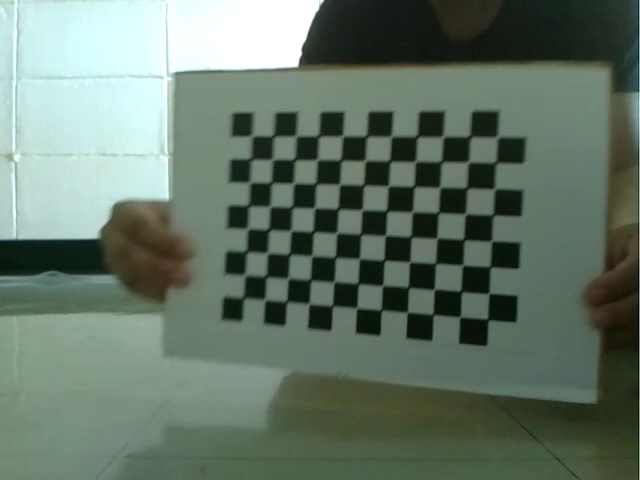
#> input picture Labs/Data/Lab03/checkerboard/images/frame100.jpg, 640 x 480 px; its folder holds only this picture in this run
$ python main.py
#> lines starting #> are read from the running program, lines starting #| are printed output that depends on the picture; after the words box and inside, x2 and y2 are one past the last pixel; in counts of white or black regions, pixels touching at a corner belong together; long printed decimals are rounded
import glob
import cv2 as cv
import numpy as np


# Define the dimensions of checkerboard
CHECKERBOARD = (8, 11)
criteria = (cv.TERM_CRITERIA_EPS + cv.TERM_CRITERIA_MAX_ITER, 30, 0.001)

# Create vector to store vectors of 3D points for each checkerboard image
obj_points = []
# Create vector to store vectors of 2D points for each checkerboard image
img_points = []

# Define the world coordinates for 3D points
obj_point = np.zeros((1, CHECKERBOARD[0] * CHECKERBOARD[1], 3), dtype=np.float32)
obj_point[0, :, :2] = np.mgrid[0:CHECKERBOARD[0], 0:CHECKERBOARD[1]].T.reshape(-1, 2)
prev_img_shape = None

# Extracting path of individual image stored in a given directory
images = glob.glob("../../../Data/Lab03/checkerboard/images/*.jpg")
img = None
gray = None
for f_name in images:

    img = cv.imread(f_name)
#> img is the input picture: shape (480, 640, 3); mean B, G, R 104.1, 117.9, 101
    gray = cv.cvtColor(img, cv.COLOR_BGR2GRAY)
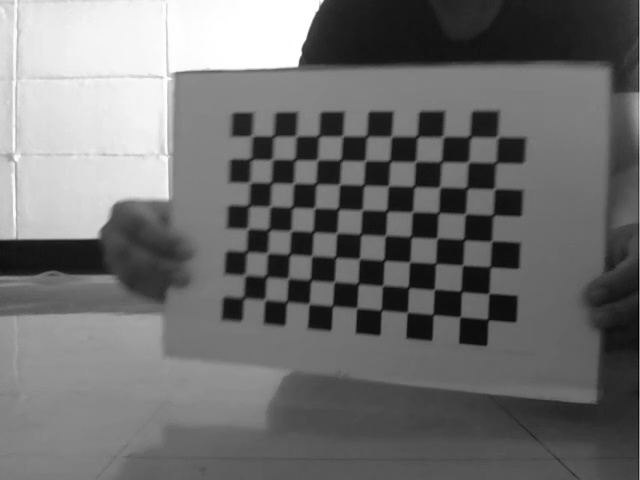
#> gray: shape (480, 640); min 1, max 255, mean 111.3

    # Find the chessboard corners
    # If desired number of corners are found in the image then ret = true
    ret, corners = cv.findChessboardCorners(gray, CHECKERBOARD, cv.CALIB_CB_ADAPTIVE_THRESH + cv.CALIB_CB_FAST_CHECK
                                            + cv.CALIB_CB_NORMALIZE_IMAGE)
#> ret = True; corners = 88 rows, first 8: [243.5, 297.5], [246.6, 275.4], [248.2, 252.5], [248, 228.5], [250.3, 204.7], [250.5, 182], [251, 159], [249.2, 136.1]
    """
        If desired number of corner are detected, refine the pixel coordinates and display them
        on the images of checkerboard
    """
    if ret:
        obj_points.append(obj_point)

        # Refining pixel coordinates for given 2D points.
        corners2 = cv.cornerSubPix(gray, corners, (11, 11), (-1, -1), criteria)
#> corners2 = 88 rows, first 8: [243.5, 297.7], [244.9, 275], [246.5, 251.6], [247.5, 228.6], [248.6, 205.7], [249.8, 182.4], [250.8, 159.1], [252, 135.9]

        img_points.append(corners2)

        # Draw and display the corners
        img = cv.drawChessboardCorners(img, CHECKERBOARD, corners2, ret)
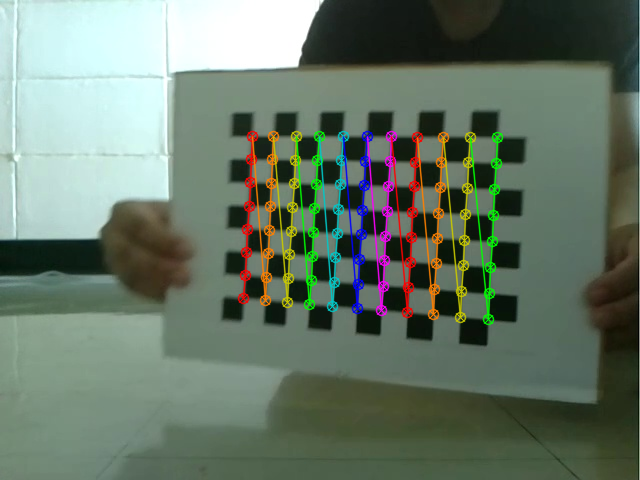
#> img: shape (480, 640, 3); 5.62% of pixels changed, all inside (x1, y1, x2, y2) = (237, 130, 504, 326)
    cv.imshow('img', img)
    cv.waitKey(0)

cv.destroyAllWindows()

h, w = img.shape[:2]
#> h = 480; w = 640
"""
    Performing camera calibration by passing the value of known 3D points (obj_points) and
    corresponding pixel coordinates of the detected corners (img_points)
"""
ret, mtx, dist, r_vectors, t_vectors = cv.calibrateCamera(obj_points, img_points, gray.shape[::-1], None, None)
#> ret = 0.294; mtx = [[385.5, 0, 305.1], [0, 398, 243], [0, 0, 1]]; dist = [[0.0321, -0.167, 0.00254, 0.0255, 0.136]]; r_vectors = ([-0.121, 0.12, -1.51],); t_vectors = ([-2.77, 2.37, 17.11],)

print("Camera matrix: \n")
print(mtx)
#| [[385.508   0.         305.075 ]
#|  [  0.         397.968 242.998]
#|  [  0.           0.           1.        ]]
print("Distortion Coefficient: \n")
print(dist)
#| [[ 0.03212 -0.1675  0.002536    0.02546   0.1359]]
print("Rotation vectors: \n")
print(r_vectors)
#| (array([[-0.1213],
#|        [ 0.1201],
#|        [-1.513 ]]),)
print("Translation vectors: \n")
print(t_vectors)
#| (array([[-2.770],
#|        [ 2.369 ],
#|        [17.107]]),)

# Show images of undistorted
for f_name in images:
    img = cv.imread(f_name)
    res = cv.undistort(img, mtx, dist)
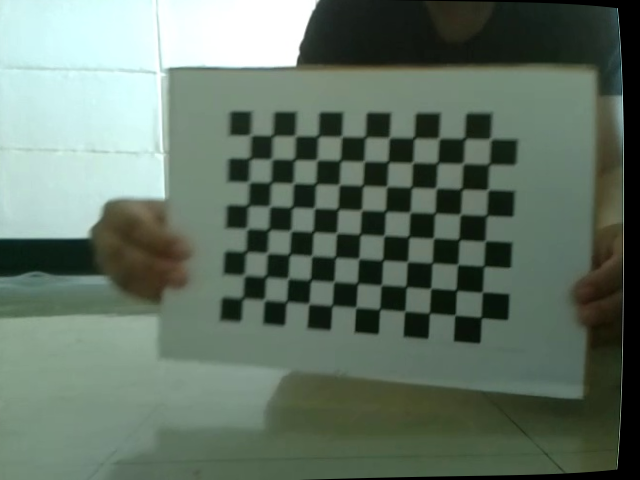
#> res: shape (480, 640, 3); mean B, G, R 101.5, 114.7, 98.4
    cv.imshow('img', img)
    cv.imshow('res', res)
    cv.waitKey(0)

# Use ROI obtained above to crop the result
print("Undistorted using ROI")
for f_name in images:
    print(f_name)

    img = cv.imread(f_name)

    h, w = img.shape[:2]
    new_camera_mtx, roi = cv.getOptimalNewCameraMatrix(mtx, dist, (w, h), 1, (w, h))
#> new_camera_mtx = [[379, 0, 326.3], [0, 380.3, 244.5], [0, 0, 1]]; roi = (7, 20, 626, 440)
    res = cv.undistort(img, mtx, dist)

    # crop the image
    x, y, w, h = roi
#> x = 7; y = 20; w = 626; h = 440
    res = res[y:y+h, x:x+w]
#> res: shape (440, 626, 3)

    cv.imshow('img', img)
    cv.imshow('res', res)
    cv.waitKey(0)


# Find a mapping function from the distorted image to undistorted image.
# Then use the remap function.
print("Find mapping from distorted to undistorted image.\nThen use the remap function.")
for f_name in images:
    print(f_name)

    img = cv.imread(f_name)
    h, w = img.shape[:2]
#> h = 480; w = 640
    new_camera_mtx, roi = cv.getOptimalNewCameraMatrix(mtx, dist, (w, h), 1, (w, h))

    map_x, map_y = cv.initUndistortRectifyMap(mtx, dist, None, new_camera_mtx, (w, h), 5)
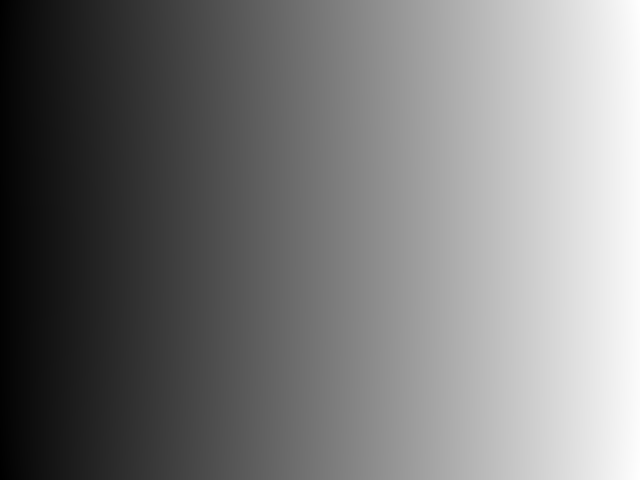
#> map_x: shape (480, 640) float32; min -7.99, max 650.3, mean 306.5; drawn with min black and max white
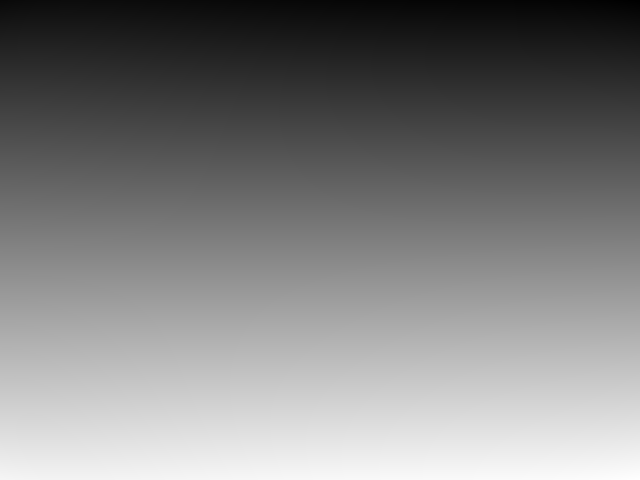
#> map_y: shape (480, 640) float32; min -24.9, max 502.4, mean 238.4; drawn with min black and max white
    res = cv.remap(img, map_x, map_y, cv.INTER_LINEAR)
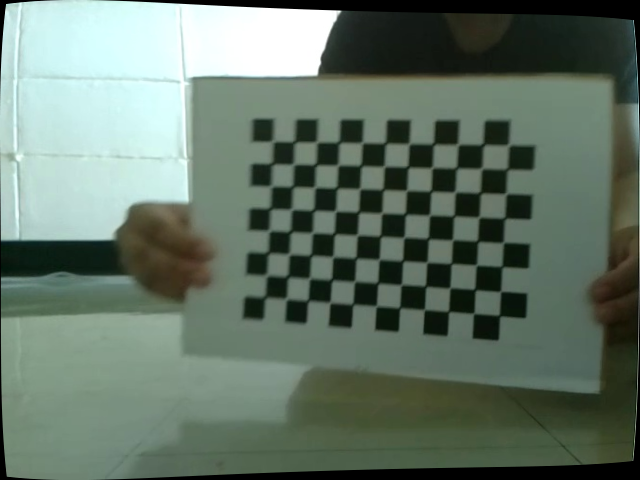
#> res: shape (480, 640, 3); mean B, G, R 104, 117, 100.3

    # Crop the image
    x, y, w, h = roi
#> w = 626; h = 440
    res = res[y:y+h, x:x+w]
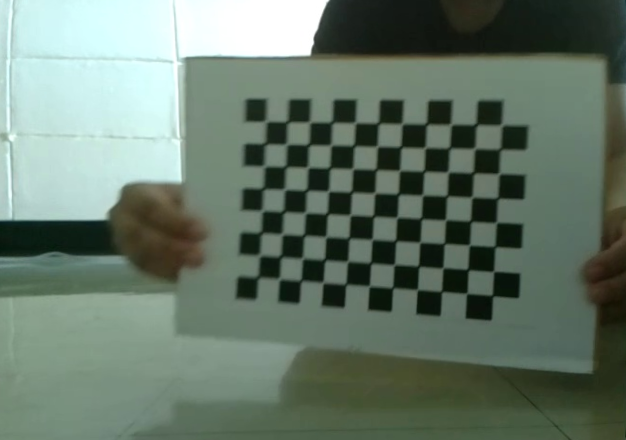
#> res: shape (440, 626, 3); mean B, G, R 106.6, 120.3, 103

    cv.imshow('img', img)
    cv.imshow('res', res)
    cv.waitKey(0)

mean_error = 0
for i in range(len(obj_points)):
    img_points2, _ = cv.projectPoints(obj_points[i], r_vectors[i], t_vectors[i], mtx, dist)
    error = cv.norm(img_points[i], img_points2, cv.NORM_L2) / len(img_points2)
    mean_error += error
#> this loop made 1 pass
#> (error, mean_error) on pass 1: (0.0314, 0.0314)
#> after the loop, mean_error = 0.0314
print(f"Total error: {mean_error / len(obj_points)}")
#| Total error: 0.03139

$ run again, on Labs/Data/Lab03/checkerboard/images/frame135.jpg
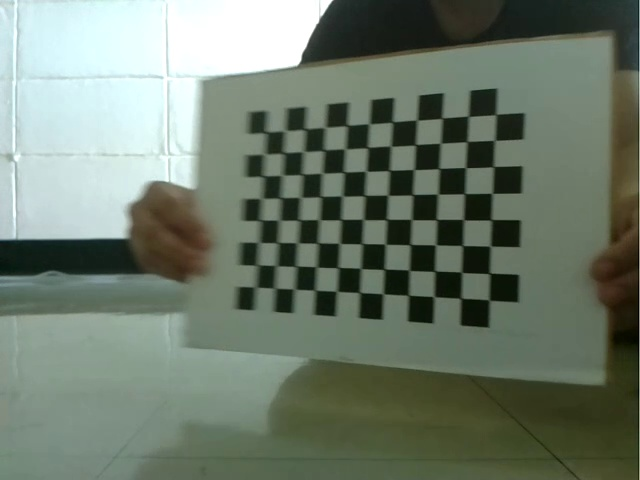
#> input picture Labs/Data/Lab03/checkerboard/images/frame135.jpg, 640 x 480 px
#> img is the input picture: shape (480, 640, 3); mean B, G, R 108.8, 123.1, 110.5
#> `ret, corners = cv.findChessboardCorners(gray, CHECKERBOARD, cv.CALIB_C..`: ret = True; corners = 88 rows, first 8: [255, 286.5], [257.5, 265], [259, 242], [260, 220.5], [262, 198.5], [262.5, 177], [264, 153.5], [265.5, 132]
#> corners2 = 88 rows, first 8: [255.7, 287.1], [257.3, 265.1], [258.7, 242.4], [260.2, 220.3], [261.7, 198.5], [263, 176.1], [264.5, 154.1], [265.7, 132.4]
#> `img = cv.drawChessboardCorners(img, CHECKERBOARD, corners2, ret)`:
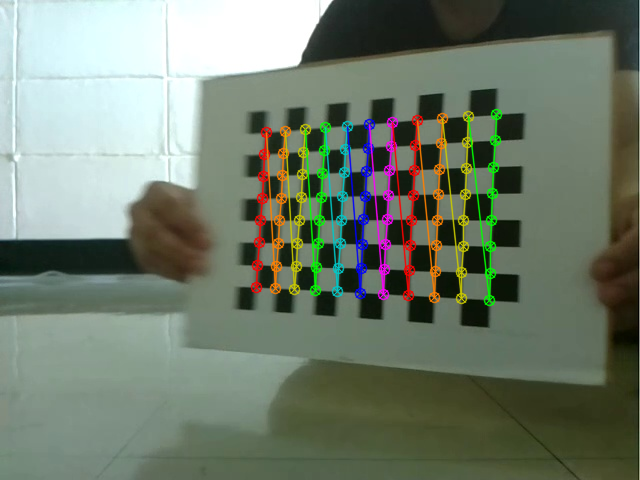
#> img: shape (480, 640, 3); 5.54% of pixels changed, all inside (x1, y1, x2, y2) = (250, 108, 503, 307)
#> `ret, mtx, dist, r_vectors, t_vectors = cv.calibrateCamera(obj_points, ..`: ret = 0.306; mtx = [[587.3, 0, 300.4], [0, 624.7, 265.5], [0, 0, 1]]; dist = [[0.381, -3.54, 0.0167, 0.0579, 11.22]]; r_vectors = ([-0.342, 0.228, -1.51],); t_vectors = ([-2.12, 0.956, 27.6],)
#| [[587.282   0.         300.433]
#|  [  0.         624.732  265.512 ]
#|  [  0.           0.           1.        ]]
#| [[ 0.3807 -3.539  0.01671  0.05789 11.219]]
#| (array([[-0.3422],
#|        [ 0.2276],
#|        [-1.508]]),)
#| (array([[-2.118],
#|        [ 0.9562],
#|        [27.599]]),)
#> new_camera_mtx = [[623.9, 0, 326.3], [0, 623.4, 268.1], [0, 0, 1]]; roi = (84, 103, 450, 321)
#> `x, y, w, h = roi`: x = 84; y = 103; w = 450; h = 321
#> `x, y, w, h = roi`: w = 450; h = 321
#> `res = res[y:y+h, x:x+w]`:
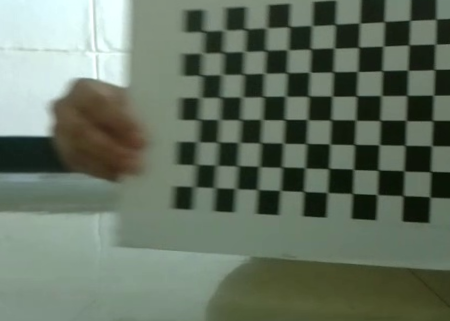
#> res: shape (321, 450, 3); mean B, G, R 98.2, 113.6, 100.9
#> the loop `for i in range(len(obj_points)):` made 1 pass
#> (error, mean_error) on pass 1: (0.0326, 0.0326)
#> after the loop `for i in range(len(obj_points)):`: mean_error = 0.0326
#| Total error: 0.03259

$ run again, on Labs/Data/Lab03/checkerboard/images/frame139.jpg
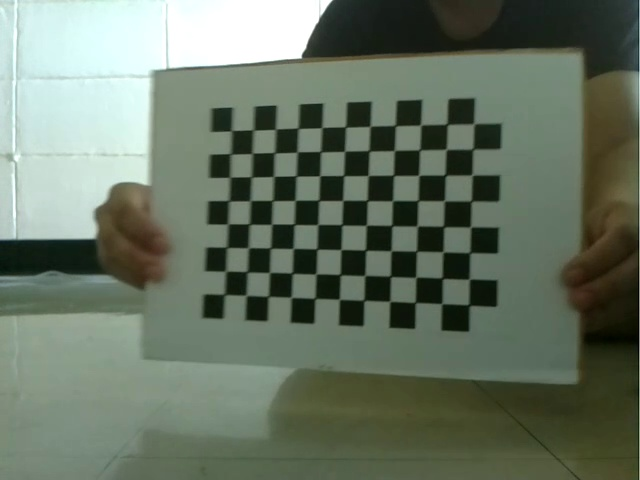
#> input picture Labs/Data/Lab03/checkerboard/images/frame139.jpg, 640 x 480 px
#> img is the input picture: shape (480, 640, 3); mean B, G, R 100.3, 116.2, 103.9
#> `ret, corners = cv.findChessboardCorners(gray, CHECKERBOARD, cv.CALIB_C..`: ret = True; corners = 88 rows, first 8: [224.3, 294.6], [225.9, 271.1], [226.7, 247.3], [228, 224], [228.5, 201], [230, 177.1], [230.5, 154], [232, 130.1]
#> corners2 = 88 rows, first 8: [224.4, 294.5], [225.7, 271.2], [226.7, 247.3], [227.8, 224], [228.8, 200.7], [229.8, 177.2], [230.5, 153.9], [231.5, 130.7]
#> `img = cv.drawChessboardCorners(img, CHECKERBOARD, corners2, ret)`:
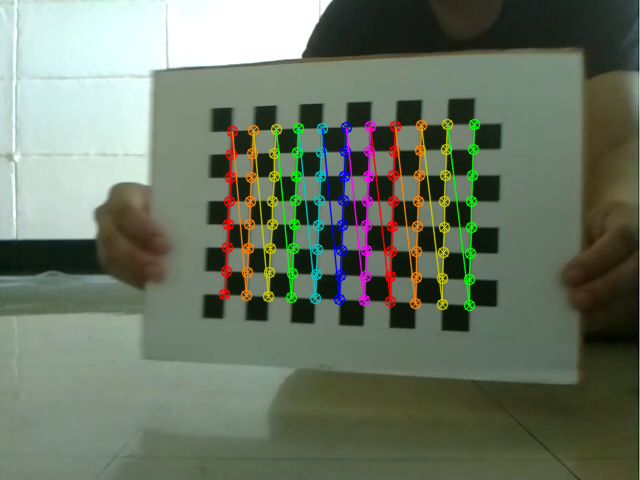
#> img: shape (480, 640, 3); 5.61% of pixels changed, all inside (x1, y1, x2, y2) = (218, 118, 481, 312)
#> `ret, mtx, dist, r_vectors, t_vectors = cv.calibrateCamera(obj_points, ..`: ret = 0.275; mtx = [[589.6, 0, 337.1], [0, 592.8, 262.4], [0, 0, 1]]; dist = [[-0.358, 5.57, 0.00724, 0.0336, -28.96]]; r_vectors = ([-0.159, 0.127, -1.54],); t_vectors = ([-4.82, 1.35, 24.63],)
#| [[589.586   0.         337.070]
#|  [  0.         592.754  262.385]
#|  [  0.           0.           1.        ]]
#| [[-3.57530825e-01  5.57200268e+00  7.23712730e-03  3.35528085e-02
#|   -2.89632997e+01]]
#| (array([[-0.1585],
#|        [ 0.1272],
#|        [-1.537]]),)
#| (array([[-4.821],
#|        [ 1.352],
#|        [24.630]]),)
#> new_camera_mtx = [[589.6, 0, 337.1], [0, 557.7, 246.9], [0, 0, 1]]; roi = (0, 0, 639, 451)
#> `x, y, w, h = roi`: x = 0; w = 639; h = 451
#> `x, y, w, h = roi`: w = 639; h = 451
#> `res = res[y:y+h, x:x+w]`:
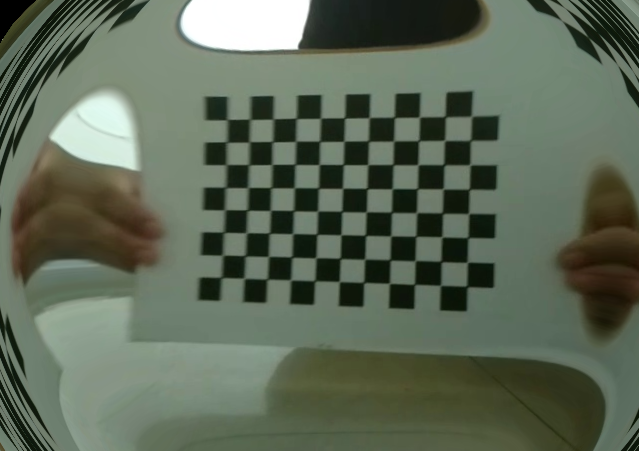
#> res: shape (451, 639, 3); mean B, G, R 87.2, 104.7, 93.4
#> the loop `for i in range(len(obj_points)):` made 1 pass
#> (error, mean_error) on pass 1: (0.0293, 0.0293)
#> after the loop `for i in range(len(obj_points)):`: mean_error = 0.0293
#| Total error: 0.02927
